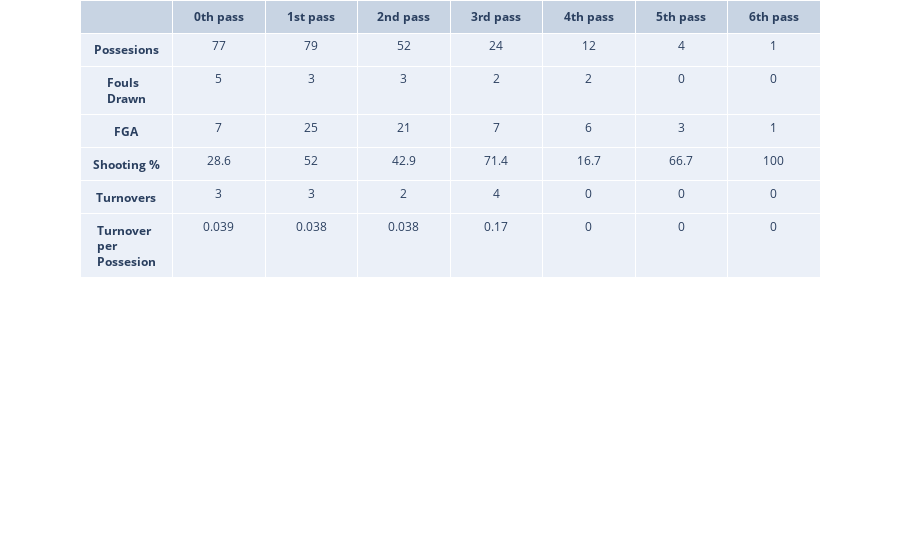

The notebook cell this image was saved under:
### Code cell
headers=['','<b>0th pass</b>','<b>1st pass</b>','<b>2nd pass</b>','<b>3rd pass</b>','<b>4th pass</b>','<b>5th pass</b>','<b>6th pass</b>']
table = go.Figure(data=[go.Table(header=dict(values=headers),
                 cells=dict(values=[['<b>Possesions</b>','<b>Fouls Drawn</b>', '<b>FGA</b>','<b>Shooting %</b>' ,'<b>Turnovers</b>','<b>Turnover per Possesion</b>'],
                                    [possesions_by_layer[0], fouls_drawn_by_layer[0], attempts_by_layer[0],np.round(100*shooting_percentage_by_layer[0],1),turnovers_by_layer[0],np.round(turnover_rate_by_layer[0],3)],
                                    [possesions_by_layer[1], fouls_drawn_by_layer[1], attempts_by_layer[1],np.round(100*shooting_percentage_by_layer[1],1),turnovers_by_layer[1],np.round(turnover_rate_by_layer[1],3)],
                                    [possesions_by_layer[2], fouls_drawn_by_layer[2], attempts_by_layer[2],np.round(100*shooting_percentage_by_layer[2],1),turnovers_by_layer[2],np.round(turnover_rate_by_layer[2],3)],
                                    [possesions_by_layer[3], fouls_drawn_by_layer[3], attempts_by_layer[3],np.round(100*shooting_percentage_by_layer[3],1),turnovers_by_layer[3],np.round(turnover_rate_by_layer[3],2)],
                                    [possesions_by_layer[4], fouls_drawn_by_layer[4], attempts_by_layer[4],np.round(100*shooting_percentage_by_layer[4],1),turnovers_by_layer[4],np.round(turnover_rate_by_layer[4],2)],
                                    [possesions_by_layer[5], fouls_drawn_by_layer[5], attempts_by_layer[5],np.round(100*shooting_percentage_by_layer[5],1),turnovers_by_layer[5],np.round(turnover_rate_by_layer[5],2)],
                                    [possesions_by_layer[6], fouls_drawn_by_layer[6], attempts_by_layer[6],np.round(100*shooting_percentage_by_layer[6],1),turnovers_by_layer[6],np.round(turnover_rate_by_layer[6],2)]
                                   ]))
                     ])
table.update_layout(margin=dict(t=0))

### Figure 1 — Plotly figure (JSON) as saved in the notebook; plotly's stock layout.template omitted (floating-point values rounded to 4 significant figures)
{"data": [{"cells": {"values": [["<b>Possesions</b>", "<b>Fouls Drawn</b>", "<b>FGA</b>", "<b>Shooting %</b>", "<b>Turnovers</b>", "<b>Turnover per Possesion</b>"], [77, 5, 7, 28.6, 3, 0.039], [79, 3, 25, 52, 3, 0.038], [52, 3, 21, 42.9, 2, 0.038], [24, 2, 7, 71.4, 4, 0.17], [12, 2, 6, 16.7, 0, 0], [4, 0, 3, 66.7, 0, 0], [1, 0, 1, 100, 0, 0]]}, "header": {"values": ["", "<b>0th pass</b>", "<b>1st pass</b>", "<b>2nd pass</b>", "<b>3rd pass</b>", "<b>4th pass</b>", "<b>5th pass</b>", "<b>6th pass</b>"]}, "type": "table"}], "layout": {"margin": {"t": 0}}}
